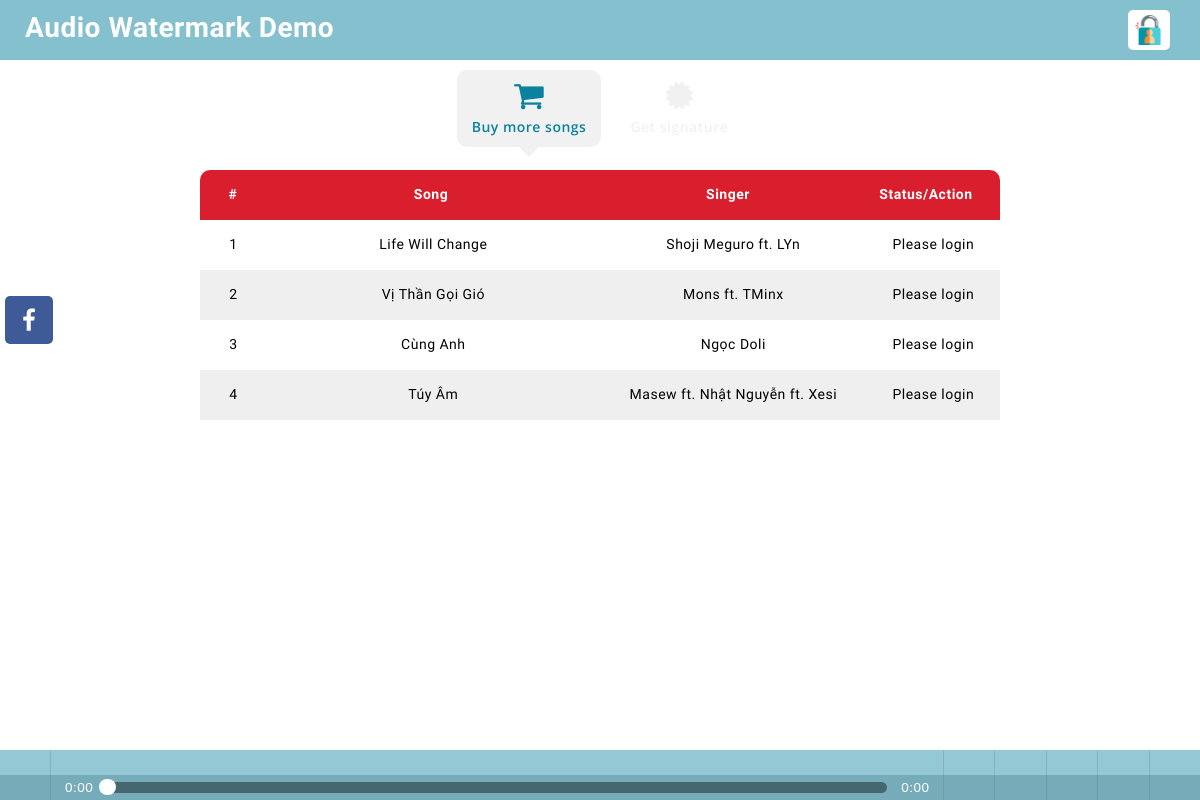
Before: / with the older database file.
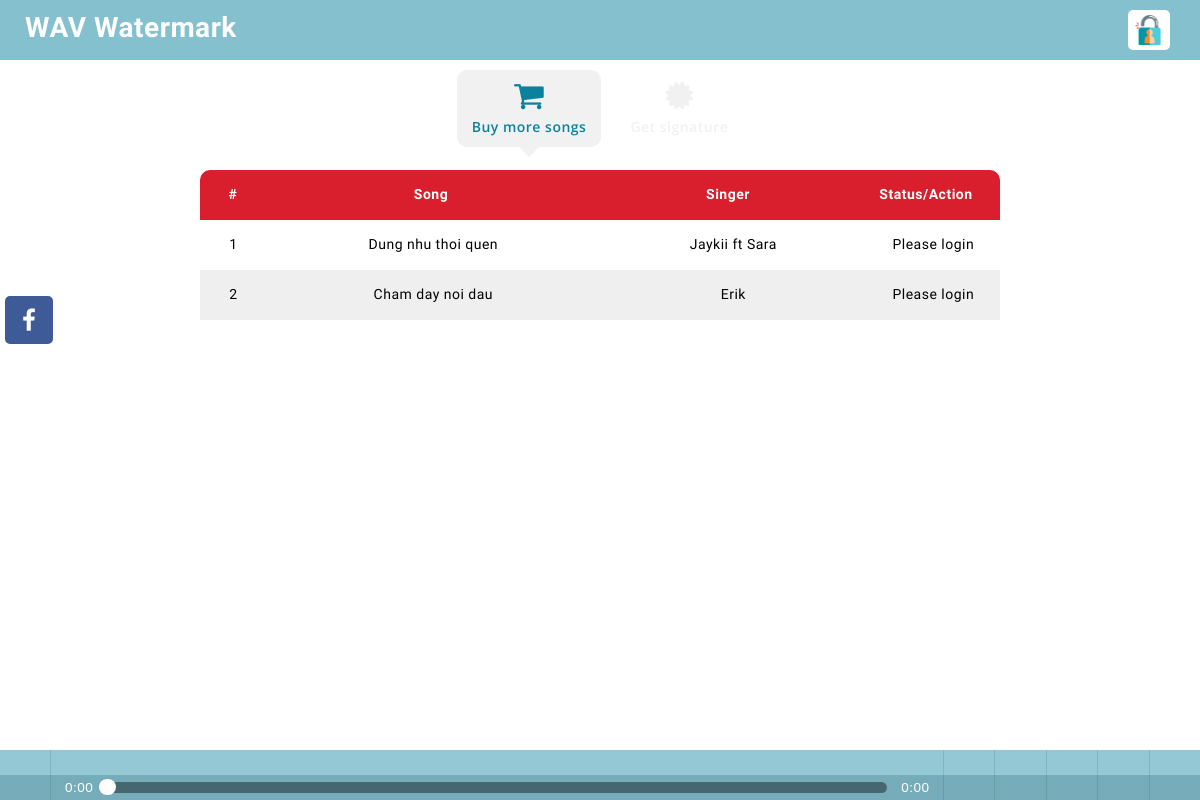
After: the same page with the newer database file.
### tables this page shows
CREATE TABLE `siteinfo` (
  `companyname` varchar(128) NOT NULL,
  `slogan` varchar(256) DEFAULT NULL,
  `seokeywords` varchar(128) DEFAULT NULL,
  `seodescription` varchar(256) DEFAULT NULL,
  `facebook` varchar(128) DEFAULT NULL,
  `logo` varchar(32) NOT NULL,
  `copyright` varchar(128) NOT NULL,
  `copyright_ln2` varchar(128) DEFAULT NULL
);

CREATE TABLE `multimedia` (
  `id` varchar(64) NOT NULL,
  `parentid` varchar(64) DEFAULT NULL,
  `song` varchar(256) DEFAULT NULL,
  `singer` varchar(128) DEFAULT NULL,
  `url` varchar(256) NOT NULL,
  `type` varchar(32) NOT NULL,
  `owner` varchar(32) NOT NULL
);

### index.php (the view, shortened to what this page needs)
<!DOCTYPE html>
<html>
	<?php
		include "connectdb.php";
		$qr = $conn->prepare("select siteinfo.companyname as companyname, siteinfo.slogan as slogan, siteinfo.seokeywords as seokeywords, siteinfo.seodescription as seodescription, siteinfo.facebook as facebook, multimedia.url as logo, siteinfo.copyright as copyright, siteinfo.copyright_ln2 as copyright_ln2 from siteinfo, multimedia where siteinfo.logo = multimedia.id limit 1;");
		$qr->execute();
		$rs_siteinfo = $qr->fetch();
		$qr = $conn->prepare("select id, song, singer from multimedia where type = 'music' and owner = 'administrator';");
		$qr->execute();
		$rs_allsongs = $qr->fetchAll();
	?>
	<head>
		<link rel="stylesheet" href="https://maxcdn.bootstrapcdn.com/bootstrap/3.3.7/css/bootstrap.min.css" />
		<link rel="stylesheet" href="https://cdnjs.cloudflare.com/ajax/libs/font-awesome/4.7.0/css/font-awesome.min.css" />
		<link rel="stylesheet" href="animate.css" />
		<link rel="stylesheet" href="soundmanager2/css/bar-ui.css">
		<link rel="stylesheet" href="style.css" />
	</head>
	<body>
		<section class="navbar">
		    <div class="container">
				<div class="navbar-header">
					<a class="navbar-brand navbar-brand-image" href="/" title="<?php echo ($rs_siteinfo['companyname']); ?>"><?php echo ($rs_siteinfo['companyname']); ?></a>
				</div>
				<?php
					if (isset($_SESSION['user'])){
						echo "<a id=\"goto-login\" href=\"logout.php\" title=\"Sign out\"><img src=\"picture/goto-login.png\"/></a>";
						echo "<p id=\"username\">Good day, " . $_SESSION['user'] . "!</p>";
					}
					else{
						echo "<a id=\"goto-login\" href=\"login.php\" title=\"Sign in\"><img src=\"picture/goto-login.png\"/></a>";
					}
				?>
		    </div>
		</section>
		<section class="mainbar">
		    <div class="container">
		      	<ul class="nav mainbar-list wow fadeInDown" data-wow-duration="0.5s">
		        	<li id="buy-more-song" class="active">
		          		<a class="highlight" href="#buymoresong" title="Buy more songs">
		            		<i class="fa fa-shopping-cart"></i> Buy more songs
		          		</a>
		       		</li>
		       		<li id="get-signature">
		          		<a href="#getsignature" title="Get signature">
		            		<i class="fa fa-certificate"></i> Get signature
		          		</a>
		       		</li>
		      </ul>
		    </div>
		</section>
		<div class="mycontent">
			<table class="songstable">
				<thead>
					<tr>
						<th class="col-xs-1">#</th>
						<th class="col-xs-5">Song</th>
						<th class="col-xs-4">Singer</th>
						<th class="col-xs-2">Status/Action</th>
					</tr>
				</thead>
				<tbody class="songstable_scrollbar">
					<?php
						$i = 1;
						foreach ($rs_allsongs as $key => $value) {
							echo "<tr class=\"" . ($i % 2 ? "odd" : "even") . "\">
									<td class=\"col-xs-1\">" . $i . "</td>
									<td class=\"col-xs-5\">" . $value['song'] . "</td>
									<td class=\"col-xs-4\">" . $value['singer'] . "</td>
									<td class=\"col-xs-2\">";
							if (isset($_SESSION['user'])){
								$qr = $conn->prepare("select id from multimedia where type = 'music' and owner = '" . $_SESSION['user'] .  "' and parentid = '" . $value['id'] . "' limit 1;");
								$qr->execute();
								$rs_isLicenced = $qr->fetch();
								if ($rs_isLicenced['id'] == ""){
									echo "<button id=\"" . $value['id'] . "\" class=\"btn btn-danger btn-mini btnbuysong\"><i class=\"fa fa-shopping-cart\"></i></button>";
								}
								else{
									echo "Licenced";
								}
							}
							else{
								echo "Please login";
							}
							echo "	</td>
								</tr>";
							$i++;
						}
					?>
				</tbody>
			</table>
		</div>
		<div class="sm2-bar-ui full-width fixed">
 			<div class="bd sm2-main-controls">
				<div class="sm2-inline-gradient"></div>
  				<div class="sm2-inline-element sm2-button-element">
					<div class="sm2-button-bd">
						<a href="#play" class="sm2-inline-button sm2-icon-play-pause">Play / pause</a>
					</div>
  				</div>
  				<div class="sm2-inline-element sm2-inline-status">
					<div class="sm2-playlist">
						<div class="sm2-playlist-target">
						</div>
					</div>
					<div class="sm2-progress">
						<div class="sm2-row">
							<div class="sm2-inline-time">0:00</div>
							<div class="sm2-progress-bd">
								<div class="sm2-progress-track">
									<div class="sm2-progress-ball"><div class="icon-overlay"></div></div>
								</div>
							</div>
							<div class="sm2-inline-duration">0:00</div>
						</div>
					</div>
				</div>
				<div class="sm2-inline-element sm2-button-element sm2-volume">
					<div class="sm2-button-bd">
						<a href="#volume" class="sm2-inline-button sm2-volume-control">volume</a>
					</div>
				</div>
				<div class="sm2-inline-element sm2-button-element">
					<div class="sm2-button-bd">
						<a href="#prev" title="Previous" class="sm2-inline-button sm2-icon-previous">&lt; previous</a>
					</div>
				</div>
				<div class="sm2-inline-element sm2-button-element">
					<div class="sm2-button-bd">
						<a href="#next" title="Next" class="sm2-inline-button sm2-icon-next">&gt; next</a>
					</div>
				</div>
				<div class="sm2-inline-element sm2-button-element">
					<div class="sm2-button-bd">
						<a href="#repeat" title="Repeat playlist" class="sm2-inline-button sm2-icon-repeat">&infin; repeat</a>
					</div>
				</div>
				<div class="sm2-inline-element sm2-button-element sm2-menu">
					<div class="sm2-button-bd">
						<a href="#menu" class="sm2-inline-button sm2-icon-menu">menu</a>
					</div>
				</div>
			</div>
		</div>
	  	<div class="social-bar">
		    <a target="_blank" href="<?php echo ($rs_siteinfo['facebook']); ?>" title="Visit my Facebook" class="social-bar-facebook"><i class="fa fa-facebook"></i></a>
	  	</div>
	</body>
</html>

### style.css (style rules this page uses)
html, body { height: 100%; font-family: 'Roboto Condensed', sans-serif; font-size:14px; color: #333; letter-spacing: 0.5px; }
body { background: url("picture/bg-body.jpg") fixed no-repeat; background-size: cover; }
a { text-decoration: none; }
.navbar { position: fixed; z-index: 1001; top: 0px; left: 0px; margin: 0px; width: 100%; height: 60px; min-height: 60px; background: rgba(10, 130, 157, 0.5); background-size: cover; background-repeat: none; border-radius: 0px; border: none; }
.navbar .container { height: 100%; }
.navbar-header { float: left; height: 100%; margin: 0px; padding: 0px; }
.navbar-brand { height: 100%; margin: 0px; margin-top: 18px; padding: 0px; padding-left: 10px; font-family: 'Oregano', cursive; font-size: 28px; font-weight: 600; color: #fff; white-space: nowrap; }
#goto-login { float: right; margin: 0px; margin-top: 10px; padding: 5px; background-color: #FFF; border-radius: 5px; overflow: hidden; }
#goto-login img { height: 30px; margin: 0px; margin-right: 2.5px; }
.mainbar { position: fixed; top: 60px; left: 0px; margin: 0px; padding: 0px; width: 100%; height: auto; text-align: center; }
.mainbar-list { padding: 10px; padding-bottom: 20px; }
.mainbar-list li { height: 100%; min-width: 100px; margin: 0px 5px; display: inline-block; }
.mainbar-list li a { display: block; font-family: 'Open Sans', Verdana, Helvetica, sans-serif; font-weight: 600; transition: all 0.1s ease; -webkit-transition: all 0.1s ease; -moz-transition: all 0.1s ease; -o-transition: all 0.1s ease; }
.mainbar-list li:not(.active) a { color: #f1f1f1; }
.mainbar-list li.active a { background-color: #f1f1f1; border-radius: 10px; color: #0a829d; }
.mainbar-list li.active a:after { position: absolute; top: 100%; left: 50%; margin-left: -10px; border-left: 10px solid transparent; border-right: 10px solid transparent; border-top: 10px solid transparent; border-top-color: #f1f1f1; content: ''; display: inline-block; }
.mainbar-list a i { display: block; margin-bottom: 5px; font-size: 32px; }
.highlight { -webkit-animation: colorchange 10s infinite alternate; }
.mycontent { position: fixed; z-index: 1001; top: 170px; left: 50%; transform: translateX(-50%) !important; width: 800px; height: 500px; background-color: rgba(255, 255, 255, 0.8); border-radius: 10px; overflow: hidden; }
.songstable { width: 100%; }
.songstable thead { width: 100%; }
.songstable tbody { width: 100%; height: 500px; overflow-y: scroll; }
.songstable thead tr { width: 99%; }
.songstable tr { width: 100%; }
.songstable thead, .songstable tbody, .songstable tr, .songstable td, .songstable th { display: inline-block; }
.songstable thead { background: #d91f2d; color: #fff; }
.songstable tbody td, .songstable thead > tr> th { float: left; border-bottom-width: 0; }
.songstable>tbody>tr>td, .songstable>tbody>tr>th, .songstable>tfoot>tr>td, .songstable>tfoot>tr>th, .songstable>thead>tr>td, .songstable>thead>tr>th { padding: 8px; height: 50px; text-align: center; line-height: 32px; }
.odd { background: #fff; color: #000; }
.even { background: #efefef; color: #000; }
.sm2-bar-ui { z-index: 1002 !important; font-size: 18px; }
.sm2-bar-ui .sm2-main-controls, .sm2-bar-ui .sm2-playlist-drawer { background-color: rgba(10, 130, 157, 0.5); }
.social-bar { position: fixed; z-index: 1002; left: 5px; top: 40%; transform: translateY(-50%); }
.social-bar a, .social-bar span { position: relative; width: 48px; height: 48px; margin-top: 5px; margin-bottom: 5px; padding: 0px; outline: none; border: none; border-radius: 5px; font-size: 24px; color: #fff; display: block; transition: all 0.1s ease; -webkit-transition: all 0.1s ease; -moz-transition: all 0.1s ease; -o-transition: all 0.1s ease; }
.social-bar a .fa, .social-bar span .fa { position: absolute; top: 50%; left: 50%; transform: translate(-50%, -50%) !important; }
.social-bar-facebook { background: #3e5b98; }

Changed rows visible on the page:
removed siteinfo: companyname "Audio Watermark Demo"
removed multimedia: song "Life Will Change", singer "Shoji Meguro ft. LYn"
removed multimedia: song "Vị Thần Gọi Gió", singer "Mons ft. TMinx"
removed multimedia: song "Cùng Anh", singer "Ngọc Doli"
removed multimedia: song "Túy Âm", singer "Masew ft. Nhật Nguyễn ft. Xesi"
added siteinfo: companyname "WAV Watermark"
added multimedia: song "Dung nhu thoi quen", singer "Jaykii ft Sara"
added multimedia: song "Cham day noi dau", singer "Erik"
